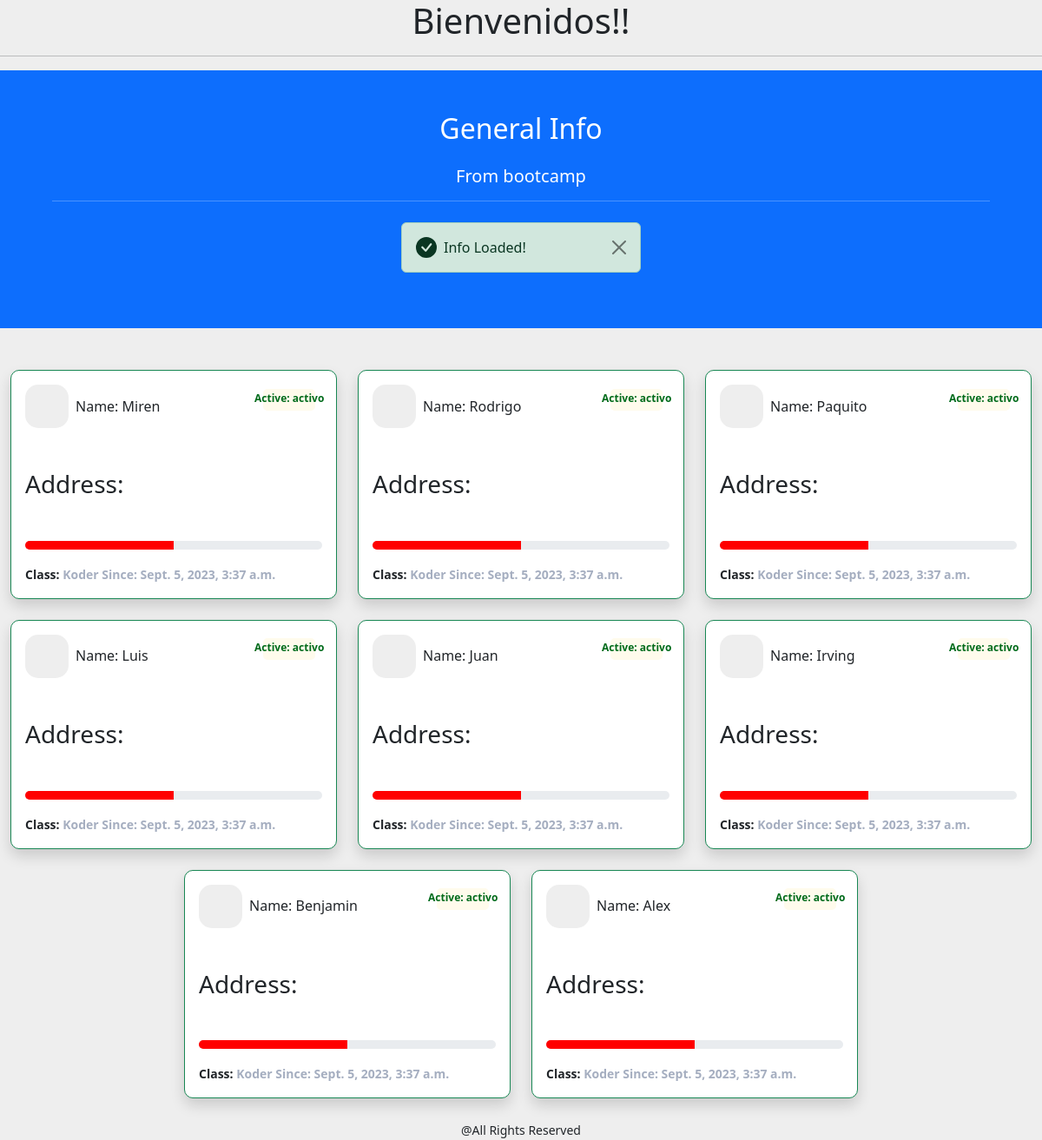
Page /bootcamp/koders/ on the committed database.
### bootcamp/models.py (models this page shows, shortened)
class Koder(models.Model):
    STATUSES = [
        ("active", "Active"),
        ("inactive", "Inactive"),
        ("finished", "Finished")
    ]
    first_name = models.CharField(max_length=255)
    last_name = models.CharField(max_length=255)
    email = models.EmailField(unique=True)
    phone = models.CharField(max_length=25)
    status = models.CharField(max_length=8, choices=STATUSES, default="activo")
    address = models.CharField(max_length=255)
    created_at = models.DateTimeField(auto_now_add=True)
    updated_at = models.DateTimeField(blank=True, null=True)
    generation = models.ForeignKey(Generation, models.PROTECT, related_name="koders")

### bootcamp/views.py (the view)
# urls.py: path("koders/", list_koder),
def list_koder(request):
    koders = Koder.objects.all()
    context = {
        "bootcamp": { "name":"Python", "module":"Django" },
        "koders": koders
    }
    template = loader.get_template("templates/list_koders.html")
    return HttpResponse(template.render(context, request))

### templates/list_koders.html (shortened to what this page needs)
<!DOCTYPE html>
{% extends "templates/base.html" %}
{% block head %}
<head>
  {% load bootstrap5 %}
  {% bootstrap_css %}
</head>
{% endblock head %}
{% block content %}
<div class="container-fluid">
    <div class="row justify-content-center">
        <div class="container-fluid p-5 bg-primary text-white text-center mb-5 row justify-content-center">
            <h2 class="text-center mb-4">General Info</h2>
            {% block title %}
            <h5>From bootcamp<hr/></h5>
            {% endblock title %}
            {% if koders %}
            <div class="custom-alert alert alert-success alert-dismissible fade show d-flex align-items-center col-3" role="alert">
                <svg class="bi flex-shrink-0 me-2" width="24" height="24" role="img" aria-label="Success:"><use xlink:href="#check-circle-fill"/></svg>
                <div>
                <span>Info Loaded!</span>
                </div>
                <button type="button" class="btn-close" data-bs-dismiss="alert" aria-label="Close"></button>
            </div>
            {% endif %}
        </div>
        <br>
        <br>
        <br>
        <br>
    {% for koder in koders %}
        {% if koder.status %}
        <div class="col-md-4">
            <div class="card p-3 mb-2 border border-success shadow mb-4">
                <div class="d-flex justify-content-between">
                    <div class="d-flex flex-row align-items-center">
                        <div class="icon">  </div>
                        <div class="ms-2 c-details">
                            <h6 class="mb-0">Name: {{koder.first_name}}</h6>
                        </div>
                    </div>
                    <div class="badge"> <span><p class="card-text" style="color: #006b1b"><b>Active: {{koder.status}}</b></p></span> </div>
                </div>
                <div class="mt-5">
                    <h3 class="heading">Address: {{koder.address}}</h3>
                    <div class="mt-5">
                        <div class="progress">
                            <div class="progress-bar" role="progressbar" style="width: 50%" aria-valuenow="50" aria-valuemin="0" aria-valuemax="100"></div>
                        </div>
                        <div class="mt-3"> <span class="text1">Class: <span class="text2">Koder Since: {{koder.created_at}}</span></span> </div>
                    </div>
                </div>
            </div>
        </div>
        {% endif %}
        <br>
    {% endfor %}
    <br>
    </div>
</div>
{% endblock content %}

### templates/list_koders.html (style rules this page uses)
.card { border: none; border-radius: 10px }
.icon { width: 50px; height: 50px; background-color: #eee; border-radius: 15px; display: flex; align-items: center; justify-content: center; font-size: 39px }
.badge span { background-color: #fffbec; width: 60px; height: 25px; padding-bottom: 3px; border-radius: 5px; display: flex; color: #fed85d; justify-content: center; align-items: center }
.progress { height: 10px; border-radius: 10px }
.progress div { background-color: red }
.text1 { font-size: 14px; font-weight: 600 }
.text2 { color: #a5aec0 }

### rows in the picture
Koder: first_name "Miren", status "activo", created_at "Sept. 5, 2023, 3:37 a.m."
Koder: first_name "Rodrigo", status "activo", created_at "Sept. 5, 2023, 3:37 a.m."
Koder: first_name "Paquito", status "activo", created_at "Sept. 5, 2023, 3:37 a.m."
Koder: first_name "Luis", status "activo", created_at "Sept. 5, 2023, 3:37 a.m."
Koder: first_name "Juan", status "activo", created_at "Sept. 5, 2023, 3:37 a.m."
Koder: first_name "Irving", status "activo", created_at "Sept. 5, 2023, 3:37 a.m."
Koder: first_name "Benjamin", status "activo", created_at "Sept. 5, 2023, 3:37 a.m."
Koder: first_name "Alex", status "activo", created_at "Sept. 5, 2023, 3:37 a.m."
